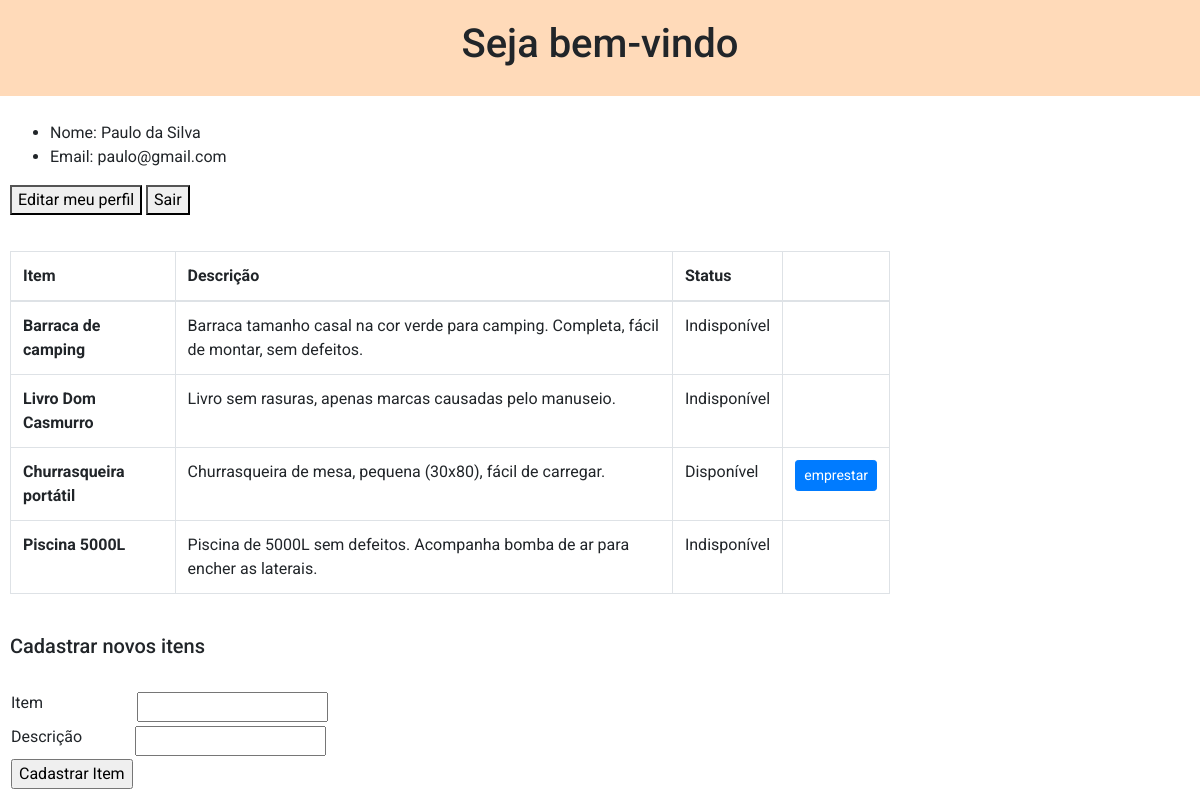
The page /inicio.php (signed in) on the database its author committed.
### tables this page shows
CREATE TABLE `itens` (
  `id` int(11) NOT NULL AUTO_INCREMENT,
  `nome` varchar(100) NOT NULL,
  `descricao` varchar(255) NOT NULL,
  `emprestado` char(1) NOT NULL DEFAULT 'N',
  PRIMARY KEY (id)
);

### inicio.php (the view, shortened to what this page needs)
<?php
	include "includes/conecta.php";
?>
<!DOCTYPE html>
<html>
<head>
	<link rel="stylesheet" type="text/css" href="css/estilo.css">
	<link rel="stylesheet" href="https://stackpath.bootstrapcdn.com/bootstrap/4.3.1/css/bootstrap.min.css">
</head>
<body>
	<div class="header">
  		<h1>Seja bem-vindo<br/></h1>
	</div>
	<div class="column left">
		<ul>
			<li>Nome: <?php echo $_SESSION['nome']; ?></li>
			<li>Email: <?php echo $_SESSION['email']; ?></li>
		</ul>
		<a href="perfil.php"><button> Editar meu perfil </button></a>
		<a href="logout.php"><button> Sair </button></a>
	</div>
	<div class="column right">
		<table class="table table-bordered">
			<thead>
				<tr>
					<th scope="col"> Item </th>
					<th scope="col"> Descrição </th>
					<th scope="col"> Status </th>
					<th scope="col">&nbsp;</th>
				</tr>
			</thead>
			<tbody>
				<?php
					$sql = "SELECT nome, descricao, emprestado FROM itens";
					$res = mysqli_query($conn, $sql);
					if($res){
						while($row = mysqli_fetch_assoc($res)){
							$status = ($row['emprestado'] == "S") ? "Indisponível" : "Disponível";
							$emprestar = ($row['emprestado'] == "S") ? "" : "<button type=\"button\" class=\"btn btn-sm btn-primary\">emprestar</button>";
							echo "<tr>
									<th scope=\"row\">". $row['nome'] ."</th>
									<td>". $row['descricao'] ."</td>
									<td>". $status ."</td>
									<td>". $emprestar ."</td>
								</tr>";
						}
					}
				?>
			</tbody>
		</table>
		<h5><br/> Cadastrar novos itens <br/></h5>
		<form action="inicio.php" method="POST">
			<table><br/>
				<tr>
					<td><label for="nome"> Item </label><td>
					<td><input type="text" name="nome" /></td>
				</tr>
				<tr>
					<td><label for="descricao"> Descrição </label></td>
					<td colspan="2"><input type="text" name="descricao" /></td>
				</tr>
				<tr>
					<td><input type="submit" value="Cadastrar Item"></td>
				</tr>
			</table>
		</form>
	</div>
</body>
</html>

### css/estilo.css (style rules this page uses)
* { box-sizing: border-box; font-family: Roboto, sans-serif; }
html, body { height: 100%; overflow: hidden; }
body { margin: 0; display: flex; flex-direction: column; height: 100%; }
.header { background-color: #ffdab9; padding: 20px; text-align: center; margin-bottom: 15px; }
.column { float: left; padding: 10px; }
.left { height: 75%; width: 25%; }
.right { height: 75%; width: 75%; }

### rows shown on the page
itens: nome "Barraca de camping", descricao "Barraca tamanho casal na cor verde para camping. Completa, fácil de montar, sem defeitos.", emprestado "Indisponível"
itens: nome "Livro Dom Casmurro", descricao "Livro sem rasuras, apenas marcas causadas pelo manuseio.", emprestado "Indisponível"
itens: nome "Churrasqueira portátil", descricao "Churrasqueira de mesa, pequena (30x80), fácil de carregar.", emprestado "Disponível", shows "emprestar"
itens: nome "Piscina 5000L", descricao "Piscina de 5000L sem defeitos. Acompanha bomba de ar para encher as laterais.", emprestado "Indisponível"

### other values the page prints
$_SESSION['nome'] "Paulo da Silva"
$_SESSION['email'] "paulo@gmail.com"
